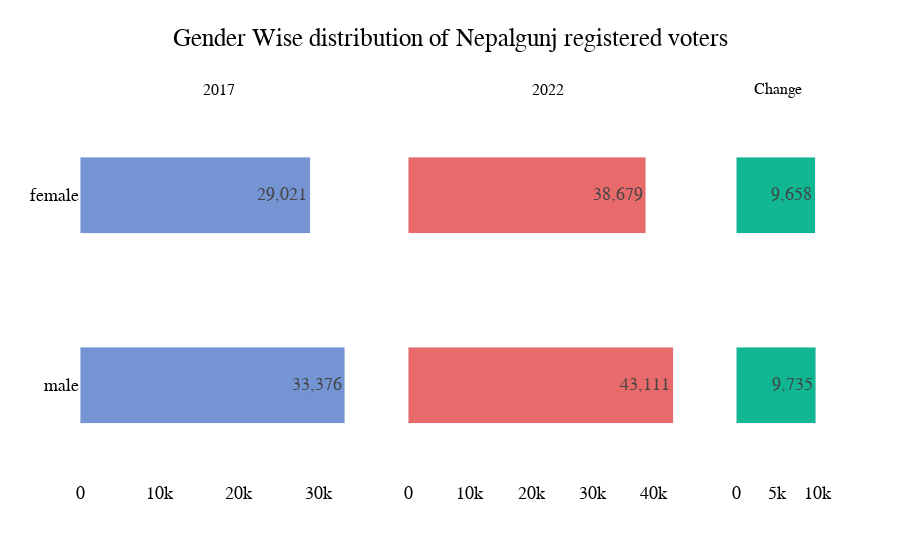

The notebook cell this image was saved under:
### Code cell
fig = make_subplots(rows=1, cols=3, shared_yaxes=True,column_widths=[1, 1, 0.3],
                    subplot_titles=('2017','2022','Change'))

fig.add_trace(go.Bar( y = df2['gender'],
                    x= df2['2017'],
                    text= df2["2017"],
                    width=[0.4, 0.4],
                    hovertemplate=' %{x} ',
                    marker=dict(color='rgba(116, 148, 212, 1)'),
                    orientation = 'h'), row = 1, col=1)

fig.add_trace(go.Bar(y = df2['gender'],
                     x = df2['2022'],
                     width=[0.4, 0.4], 
                     text = df2["2022"],
                     marker=dict(color='rgba(232, 106, 106, 1)'),
                     orientation = 'h'), row = 1 , col = 2)

fig.add_trace(go.Bar(x = df2['diff'],
                     y = df2['gender'],
                     text = df2["diff"],
                     width=[0.4, 0.4], 
                     marker=dict(color='rgba(17, 182, 147, 1)'),
                     orientation = 'h'), row = 1 , col = 3)

fig.update_yaxes(tickangle=0,
                 tickmode = 'array',
                 showgrid=True,
                
                )
fig.update_xaxes(
    showticklabels=True,
    showgrid = True
                )
fig.update(layout_showlegend=False)
fig.update_layout( #for the title of the plot 
    title={
        'text': "Gender Wise distribution of Nepalgunj registered voters",
         'y':0.95,
        'x':0.5,
        'xanchor': 'center',
        'yanchor': 'top'
        },
    plot_bgcolor = "#FFF",
    
    font=dict(
        family="verdana",
        size=18,
        color ='Black'
    ),
    paper_bgcolor='rgba(255,255,255,255)',
    #plot_bgcolor='rgba(255,255,255,255)',
    barmode='stack')


# figupdate.Layout(
#     title="Historic Prices",
#     plot_bgcolor="#FFF",  # Sets background color to white
#     xaxis=dict(
#         title="time",
#         linecolor="#BCCCDC",  # Sets color of X-axis line
#         showgrid=False  # Removes X-axis grid lines
#     ),
#     yaxis=dict(
#         title="price",  
#         linecolor="#BCCCDC",  # Sets color of Y-axis line
#         showgrid=False,  # Removes Y-axis grid lines    
#     )
# )


fig.update_traces(texttemplate='%{text:,}')
fig.show()

### Figure 1 — Plotly figure (JSON) as saved in the notebook; plotly's stock layout.template omitted (floating-point values rounded to 4 significant figures)
{"data": [{"hovertemplate": " %{x} ", "marker": {"color": "rgba(116, 148, 212, 1)"}, "orientation": "h", "text": [33376, 29021], "texttemplate": "%{text:,}", "type": "bar", "width": [0.4, 0.4], "x": [33376, 29021], "xaxis": "x", "y": ["male", "female"], "yaxis": "y"}, {"marker": {"color": "rgba(232, 106, 106, 1)"}, "orientation": "h", "text": [43111, 38679], "texttemplate": "%{text:,}", "type": "bar", "width": [0.4, 0.4], "x": [43111, 38679], "xaxis": "x2", "y": ["male", "female"], "yaxis": "y2"}, {"marker": {"color": "rgba(17, 182, 147, 1)"}, "orientation": "h", "text": [9735, 9658], "texttemplate": "%{text:,}", "type": "bar", "width": [0.4, 0.4], "x": [9735, 9658], "xaxis": "x3", "y": ["male", "female"], "yaxis": "y3"}], "layout": {"annotations": [{"font": {"size": 16}, "showarrow": false, "text": "2017", "x": 0.1884, "xanchor": "center", "xref": "paper", "y": 1, "yanchor": "bottom", "yref": "paper"}, {"font": {"size": 16}, "showarrow": false, "text": "2022", "x": 0.6319, "xanchor": "center", "xref": "paper", "y": 1, "yanchor": "bottom", "yref": "paper"}, {"font": {"size": 16}, "showarrow": false, "text": "Change", "x": 0.9435, "xanchor": "center", "xref": "paper", "y": 1, "yanchor": "bottom", "yref": "paper"}], "barmode": "stack", "font": {"color": "Black", "family": "verdana", "size": 18}, "paper_bgcolor": "rgba(255,255,255,255)", "plot_bgcolor": "#FFF", "showlegend": false, "title": {"text": "Gender Wise distribution of Nepalgunj registered voters", "x": 0.5, "xanchor": "center", "y": 0.95, "yanchor": "top"}, "xaxis": {"anchor": "y", "domain": [0, 0.3768], "showgrid": true, "showticklabels": true}, "xaxis2": {"anchor": "y2", "domain": [0.4435, 0.8203], "showgrid": true, "showticklabels": true}, "xaxis3": {"anchor": "y3", "domain": [0.887, 1], "showgrid": true, "showticklabels": true}, "yaxis": {"anchor": "x", "domain": [0, 1], "showgrid": false, "tickangle": 0, "tickmode": "array"}, "yaxis2": {"anchor": "x2", "domain": [0, 1], "matches": "y", "showgrid": false, "showticklabels": false, "tickangle": 0, "tickmode": "array"}, "yaxis3": {"anchor": "x3", "domain": [0, 1], "matches": "y", "showgrid": false, "showticklabels": false, "tickangle": 0, "tickmode": "array"}}}
